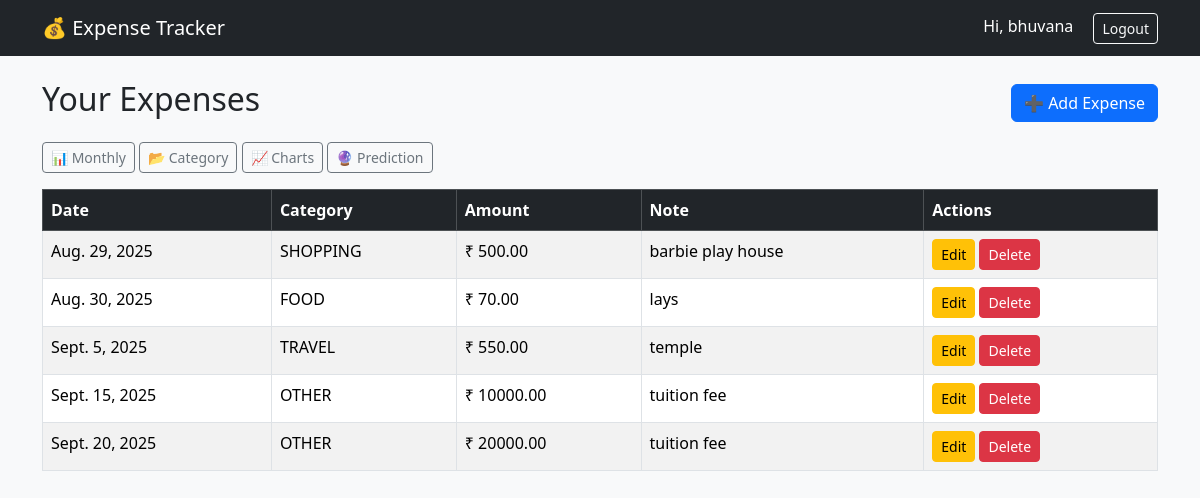
The app's page / (signed in) with its own data.
### expenses/models.py (models this page shows, shortened)
class Expense(models.Model):
    CATEGORY_CHOICES = [
        ('FOOD', 'FOOD'),
        ('TRAVEL', 'TRAVEL'),
        ('RENT', 'RENT'),
        ('SHOPPING', 'SHOPPING'),
        ('BILLS', 'BILLS'),
        ('OTHER', 'OTHER'),
    ]
    user = models.ForeignKey(settings.AUTH_USER_MODEL, on_delete=models.CASCADE, null=True, blank=True)
    amount = models.DecimalField(max_digits=10, decimal_places=2)
    category = models.CharField(max_length=20, choices=CATEGORY_CHOICES)
    date = models.DateField()
    note = models.CharField(max_length=255, blank=True)
    created_at = models.DateTimeField(auto_now_add=True)
    updated_at = models.DateTimeField(auto_now=True)

### expenses/views.py (the view)
# urls.py: path('', views.expense_list, name='expense_list'),
@login_required
def expense_list(request):
    expenses = Expense.objects.filter(user=request.user)
    return render(request, 'expenses/expense_list.html', {
        'expenses': expenses
    })

### expenses/templates/expenses/expense_list.html
{% extends 'base.html' %}
{% block content %}
<div class="d-flex justify-content-between align-items-center mb-3">
    <h2>Your Expenses</h2>
    <a href="{% url 'add_expense' %}" class="btn btn-primary">➕ Add Expense</a>
</div>
<div class="mb-3">
    <a href="{% url 'monthly_summary' %}" class="btn btn-outline-secondary btn-sm">📊 Monthly</a>
    <a href="{% url 'category_summary' %}" class="btn btn-outline-secondary btn-sm">📂 Category</a>
    <a href="{% url 'charts_view' %}" class="btn btn-outline-secondary btn-sm">📈 Charts</a>
    <a href="{% url 'predict_expense' %}" class="btn btn-outline-secondary btn-sm">🔮 Prediction</a>
</div>
<table class="table table-striped table-bordered">
    <thead class="table-dark">
        <tr>
            <th>Date</th>
            <th>Category</th>
            <th>Amount</th>
            <th>Note</th>
            <th>Actions</th>
        </tr>
    </thead>
    <tbody>
        {% for expense in expenses %}
        <tr>
            <td>{{ expense.date }}</td>
            <td>{{ expense.category }}</td>
            <td>₹ {{ expense.amount }}</td>
            <td>{{ expense.note }}</td>
            <td>
                <a href="{% url 'edit_expense' expense.id %}" class="btn btn-sm btn-warning">Edit</a>
                <a href="{% url 'delete_expense' expense.id %}"
                   class="btn btn-sm btn-danger"
                   onclick="return confirm('Are you sure?')">
                   Delete
                </a>
            </td>
        </tr>
        {% empty %}
        <tr>
            <td colspan="5" class="text-center">No expenses yet</td>
        </tr>
        {% endfor %}
    </tbody>
</table>
{% endblock %}

### expenses/templates/base.html (shortened to what this page needs)
<!DOCTYPE html>
<html lang="en">
<head>
    <link href="https://cdn.jsdelivr.net/npm/bootstrap@5.3.3/dist/css/bootstrap.min.css" rel="stylesheet">
</head>
<body class="bg-light">
<nav class="navbar navbar-expand-lg navbar-dark bg-dark">
    <div class="container">
        <a class="navbar-brand" href="{% url 'expense_list' %}">💰 Expense Tracker</a>
        <div>
            {% if request.user.is_authenticated %}
                <span class="text-white me-3">
                    Hi, {{ request.user.username }}
                </span>
                <a href="{% url 'logout' %}" class="btn btn-outline-light btn-sm">Logout</a>
            {% else %}
                <a href="{% url 'login' %}" class="btn btn-outline-light btn-sm">Login</a>
            {% endif %}
        </div>
    </div>
</nav>
<div class="container mt-4">
    {% block content %}
    {% endblock %}
</div>
</body>
</html>

### records on screen
Expense: date "Aug. 29, 2025", category "SHOPPING", amount "500.00", note "barbie play house"
Expense: date "Aug. 30, 2025", category "FOOD", amount "70.00", note "lays"
Expense: date "Sept. 5, 2025", category "TRAVEL", amount "550.00", note "temple"
Expense: date "Sept. 15, 2025", category "OTHER", amount "10000.00", note "tuition fee"
Expense: date "Sept. 20, 2025", category "OTHER", amount "20000.00", note "tuition fee"

### other values on screen
{{ request.user.username }} "bhuvana"
